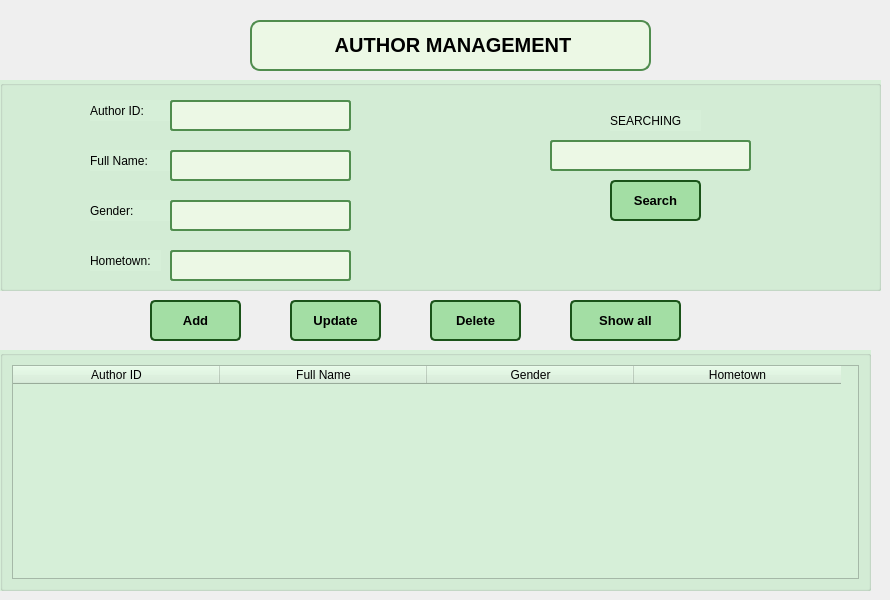
      <widget class="QWidget" name="tab_3">
       <attribute name="title">
        <string>Author Management</string>
       </attribute>
       <widget class="QPushButton" name="pushButtonAddAuthor">
        <property name="geometry">
         <rect>
          <x>150</x>
          <y>300</y>
          <width>91</width>
          <height>41</height>
         </rect>
        </property>
        <property name="font">
         <font>
          <pointsize>-1</pointsize>
          <weight>75</weight>
          <bold>true</bold>
         </font>
        </property>
        <property name="styleSheet">
         <string notr="true">QPushButton {
    background-color: rgb(163, 222, 164); /* Màu nền ban đầu */
    color: black;
    border-radius: 5px;
    padding: 8px 16px;
    font-size: 13px;
    font-weight: bold;
    border: 2px solid #1A5319;
}

QPushButton:hover {
    background-color: rgb(140, 200, 140); /* Màu khi trỏ chuột vào */
    border: 2px solid #136b13;
}

QPushButton:pressed {
    background-color: rgb(100, 181, 100); /* Màu khi bấm vào */
    border: 2px solid #0D471A;
}</string>
        </property>
        <property name="text">
         <string>Add</string>
        </property>
        <property name="icon">
         <iconset>
          <normaloff>../images/pic_add.webp</normaloff>../images/pic_add.webp</iconset>
        </property>
       </widget>
       <widget class="QPushButton" name="pushButtonShowAllAuthor">
        <property name="geometry">
         <rect>
          <x>570</x>
          <y>300</y>
          <width>111</width>
          <height>41</height>
         </rect>
        </property>
        <property name="font">
         <font>
          <pointsize>-1</pointsize>
          <weight>75</weight>
          <bold>true</bold>
         </font>
        </property>
        <property name="styleSheet">
         <string notr="true">QPushButton {
    background-color: rgb(163, 222, 164); /* Màu nền ban đầu */
    color: black;
    border-radius: 5px;
    padding: 8px 16px;
    font-size: 13px;
    font-weight: bold;
    border: 2px solid #1A5319;
}

QPushButton:hover {
    background-color: rgb(140, 200, 140); /* Màu khi trỏ chuột vào */
    border: 2px solid #136b13;
}

QPushButton:pressed {
    background-color: rgb(100, 181, 100); /* Màu khi bấm vào */
    border: 2px solid #0D471A;
}</string>
        </property>
        <property name="text">
         <string>Show all</string>
        </property>
        <property name="icon">
         <iconset>
          <normaloff>../images/pic_showall.webp</normaloff>../images/pic_showall.webp</iconset>
        </property>
       </widget>
       <widget class="QPushButton" name="pushButtonDeleteAuthor">
        <property name="geometry">
         <rect>
          <x>430</x>
          <y>300</y>
          <width>91</width>
          <height>41</height>
         </rect>
        </property>
        <property name="font">
         <font>
          <pointsize>-1</pointsize>
          <weight>75</weight>
          <bold>true</bold>
         </font>
        </property>
        <property name="styleSheet">
         <string notr="true">QPushButton {
    background-color: rgb(163, 222, 164); /* Màu nền ban đầu */
    color: black;
    border-radius: 5px;
    padding: 8px 16px;
    font-size: 13px;
    font-weight: bold;
    border: 2px solid #1A5319;
}

QPushButton:hover {
    background-color: rgb(140, 200, 140); /* Màu khi trỏ chuột vào */
    border: 2px solid #136b13;
}

QPushButton:pressed {
    background-color: rgb(100, 181, 100); /* Màu khi bấm vào */
    border: 2px solid #0D471A;
}</string>
        </property>
        <property name="text">
         <string>Delete</string>
        </property>
        <property name="icon">
         <iconset>
          <normaloff>../images/pic_delete.webp</normaloff>../images/pic_delete.webp</iconset>
        </property>
       </widget>
       <widget class="QPushButton" name="pushButtonUpdateAuthor">
        <property name="geometry">
         <rect>
          <x>290</x>
          <y>300</y>
          <width>91</width>
          <height>41</height>
         </rect>
        </property>
        <property name="font">
         <font>
          <pointsize>-1</pointsize>
          <weight>75</weight>
          <bold>true</bold>
         </font>
        </property>
        <property name="styleSheet">
         <string notr="true">QPushButton {
    background-color: rgb(163, 222, 164); /* Màu nền ban đầu */
    color: black;
    border-radius: 5px;
    padding: 8px 16px;
    font-size: 13px;
    font-weight: bold;
    border: 2px solid #1A5319;
}

QPushButton:hover {
    background-color: rgb(140, 200, 140); /* Màu khi trỏ chuột vào */
    border: 2px solid #136b13;
}

QPushButton:pressed {
    background-color: rgb(100, 181, 100); /* Màu khi bấm vào */
    border: 2px solid #0D471A;
}</string>
        </property>
        <property name="text">
         <string>Update</string>
        </property>
        <property name="icon">
         <iconset>
          <normaloff>../images/pic_update.png</normaloff>../images/pic_update.png</iconset>
        </property>
       </widget>
       <widget class="QGroupBox" name="groupBox_4">
        <property name="geometry">
         <rect>
          <x>0</x>
          <y>350</y>
          <width>871</width>
          <height>241</height>
         </rect>
        </property>
        <property name="styleSheet">
         <string notr="true">background-color: #D6EFD8</string>
        </property>
        <property name="title">
         <string/>
        </property>
        <layout class="QVBoxLayout" name="verticalLayout_7">
         <item>
          <widget class="QTableWidget" name="tableWidgetAuthor">
           <property name="styleSheet">
            <string notr="true">background-color: #D6EFD8
</string>
           </property>
           <attribute name="horizontalHeaderDefaultSectionSize">
            <number>207</number>
           </attribute>
           <column>
            <property name="text">
             <string>Author ID</string>
            </property>
           </column>
           <column>
            <property name="text">
             <string>Full Name</string>
            </property>
           </column>
           <column>
            <property name="text">
             <string>Gender</string>
            </property>
           </column>
           <column>
            <property name="text">
             <string>Hometown</string>
            </property>
           </column>
          </widget>
         </item>
        </layout>
       </widget>
       <widget class="QLabel" name="label_12">
        <property name="geometry">
         <rect>
          <x>0</x>
          <y>0</y>
          <width>881</width>
          <height>591</height>
         </rect>
        </property>
        <property name="text">
         <string/>
        </property>
        <property name="pixmap">
         <pixmap>../images/pic_background.jpg</pixmap>
        </property>
        <property name="scaledContents">
         <bool>true</bool>
        </property>
       </widget>
       <widget class="QGroupBox" name="groupBox_6">
        <property name="geometry">
         <rect>
          <x>0</x>
          <y>80</y>
          <width>881</width>
          <height>211</height>
         </rect>
        </property>
        <property name="styleSheet">
         <string notr="true">background-color: #D6EFD8</string>
        </property>
        <property name="title">
         <string/>
        </property>
        <widget class="QPushButton" name="pushButtonSearchAuthor">
         <property name="geometry">
          <rect>
           <x>610</x>
           <y>100</y>
           <width>91</width>
           <height>41</height>
          </rect>
         </property>
         <property name="font">
          <font>
           <pointsize>-1</pointsize>
           <weight>75</weight>
           <bold>true</bold>
          </font>
         </property>
         <property name="styleSheet">
          <string notr="true">QPushButton {
    background-color: rgb(163, 222, 164); /* Màu nền ban đầu */
    color: black;
    border-radius: 5px;
    padding: 8px 16px;
    font-size: 13px;
    font-weight: bold;
    border: 2px solid #1A5319;
}

QPushButton:hover {
    background-color: rgb(140, 200, 140); /* Màu khi trỏ chuột vào */
    border: 2px solid #136b13;
}

QPushButton:pressed {
    background-color: rgb(100, 181, 100); /* Màu khi bấm vào */
    border: 2px solid #0D471A;
}</string>
         </property>
         <property name="text">
          <string>Search</string>
         </property>
         <property name="icon">
          <iconset>
           <normaloff>../images/pic_search.webp</normaloff>../images/pic_search.webp</iconset>
         </property>
        </widget>
        <widget class="QLabel" name="label_30">
         <property name="geometry">
          <rect>
           <x>90</x>
           <y>20</y>
           <width>91</width>
           <height>21</height>
          </rect>
         </property>
         <property name="text">
          <string>Author ID:</string>
         </property>
        </widget>
        <widget class="QLabel" name="label_29">
         <property name="geometry">
          <rect>
           <x>90</x>
           <y>70</y>
           <width>81</width>
           <height>21</height>
          </rect>
         </property>
         <property name="text">
          <string>Full Name:</string>
         </property>
        </widget>
        <widget class="QLineEdit" name="lineEditAuthorIDAuthor">
         <property name="geometry">
          <rect>
           <x>170</x>
           <y>20</y>
           <width>181</width>
           <height>31</height>
          </rect>
         </property>
         <property name="styleSheet">
          <string notr="true">QLineEdit {
    background-color: #ecf8e5;
    color: rgb(0, 0, 0);
    border-radius: 3px;
    padding: 5px 15px;
    font-size: 9px;
    font-weight: bold;
    border: 2px solid #508D4E;
}

QLineEdit:hover {
    background-color: #E0F7FA;
    border: 2px solid #00897B;
}
</string>
         </property>
        </widget>
        <widget class="QLineEdit" name="lineEditHometownAuthor">
         <property name="geometry">
          <rect>
           <x>170</x>
           <y>170</y>
           <width>181</width>
           <height>31</height>
          </rect>
         </property>
         <property name="styleSheet">
          <string notr="true">QLineEdit {
    background-color: #ecf8e5;
    color: rgb(0, 0, 0);
    border-radius: 3px;
    padding: 5px 15px;
    font-size: 9px;
    font-weight: bold;
    border: 2px solid #508D4E;
}

QLineEdit:hover {
    background-color: #E0F7FA;
    border: 2px solid #00897B;
}
</string>
         </property>
        </widget>
        <widget class="QLineEdit" name="lineEditAuthorNameAuthor">
         <property name="geometry">
          <rect>
           <x>170</x>
           <y>70</y>
           <width>181</width>
           <height>31</height>
          </rect>
         </property>
         <property name="styleSheet">
          <string notr="true">QLineEdit {
    background-color: #ecf8e5;
    color: rgb(0, 0, 0);
    border-radius: 3px;
    padding: 5px 15px;
    font-size: 9px;
    font-weight: bold;
    border: 2px solid #508D4E;
}

QLineEdit:hover {
    background-color: #E0F7FA;
    border: 2px solid #00897B;
}
</string>
         </property>
        </widget>
        <widget class="QLabel" name="label_33">
         <property name="geometry">
          <rect>
           <x>90</x>
           <y>170</y>
           <width>71</width>
           <height>21</height>
          </rect>
         </property>
         <property name="text">
          <string>Hometown:</string>
         </property>
        </widget>
        <widget class="QLineEdit" name="lineEditSearchAuthor">
         <property name="geometry">
          <rect>
           <x>550</x>
           <y>60</y>
           <width>201</width>
           <height>31</height>
          </rect>
         </property>
         <property name="font">
          <font>
           <pointsize>-1</pointsize>
           <weight>75</weight>
           <bold>true</bold>
          </font>
         </property>
         <property name="styleSheet">
          <string notr="true">QLineEdit {
    background-color: #ecf8e5;
    color: rgb(0, 0, 0);
    border-radius: 3px;
    padding: 5px 15px;
    font-size: 9px;
    font-weight: bold;
    border: 2px solid #508D4E;
}

QLineEdit:hover {
    background-color: #E0F7FA;
    border: 2px solid #00897B;
}
</string>
         </property>
        </widget>
        <widget class="QLabel" name="label_28">
         <property name="geometry">
          <rect>
           <x>90</x>
           <y>120</y>
           <width>91</width>
           <height>21</height>
          </rect>
         </property>
         <property name="text">
          <string>Gender:</string>
         </property>
        </widget>
        <widget class="QLabel" name="label_32">
         <property name="geometry">
          <rect>
           <x>610</x>
           <y>30</y>
           <width>91</width>
           <height>21</height>
          </rect>
         </property>
         <property name="text">
          <string>SEARCHING</string>
         </property>
        </widget>
        <widget class="QLineEdit" name="lineEditGenderAuthor">
         <property name="geometry">
          <rect>
           <x>170</x>
           <y>120</y>
           <width>181</width>
           <height>31</height>
          </rect>
         </property>
         <property name="styleSheet">
          <string notr="true">QLineEdit {
    background-color: #ecf8e5;
    color: rgb(0, 0, 0);
    border-radius: 3px;
    padding: 5px 15px;
    font-size: 9px;
    font-weight: bold;
    border: 2px solid #508D4E;
}

QLineEdit:hover {
    background-color: #E0F7FA;
    border: 2px solid #00897B;
}
</string>
         </property>
        </widget>
       </widget>
       <widget class="QLabel" name="label_15">
        <property name="geometry">
         <rect>
          <x>250</x>
          <y>20</y>
          <width>401</width>
          <height>51</height>
         </rect>
        </property>
        <property name="styleSheet">
         <string notr="true">background-color: #ecf8e5;
        color: rgb(0, 0, 0);
        border-radius: 10px;
        padding: 5px 15px;
        font-size: 20px;
        font-weight: bold;
        border: 2px solid #508D4E;</string>
        </property>
        <property name="text">
         <string>&lt;html&gt;&lt;head/&gt;&lt;body&gt;&lt;p align=&quot;center&quot;&gt;AUTHOR MANAGEMENT&lt;/p&gt;&lt;/body&gt;&lt;/html&gt;</string>
        </property>
       </widget>
       <zorder>label_12</zorder>
       <zorder>pushButtonAddAuthor</zorder>
       <zorder>pushButtonShowAllAuthor</zorder>
       <zorder>pushButtonDeleteAuthor</zorder>
       <zorder>pushButtonUpdateAuthor</zorder>
       <zorder>groupBox_4</zorder>
       <zorder>groupBox_6</zorder>
       <zorder>label_15</zorder>
      </widget>
